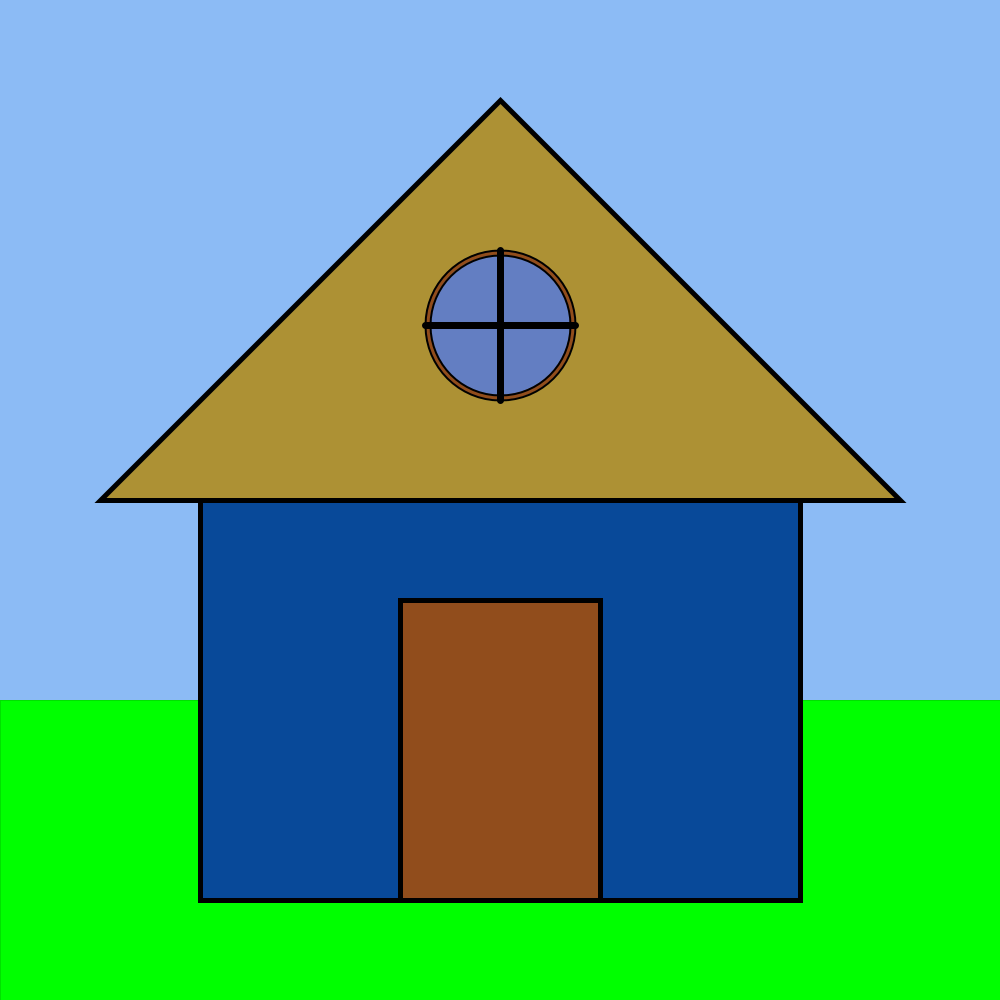
Frame 1 (no input)
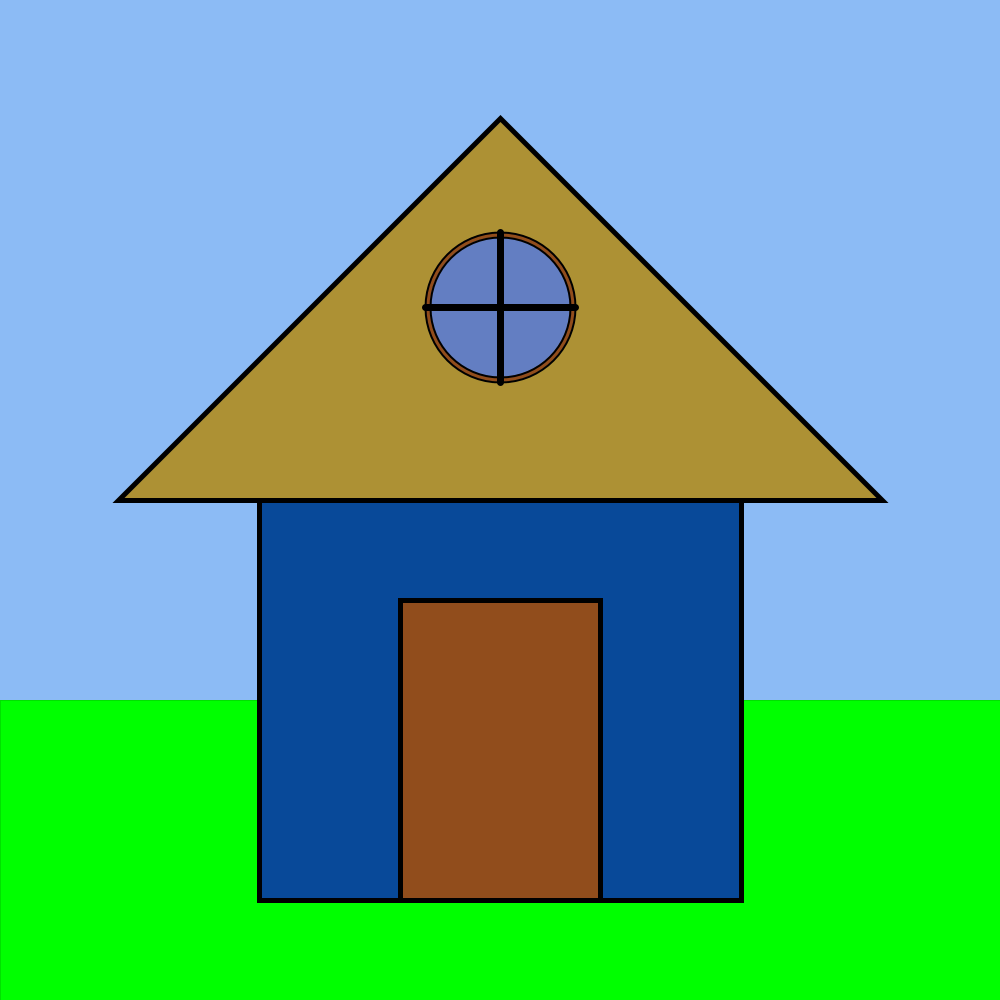
Frame 60 (the mouse pressed at the canvas centre just before this capture)
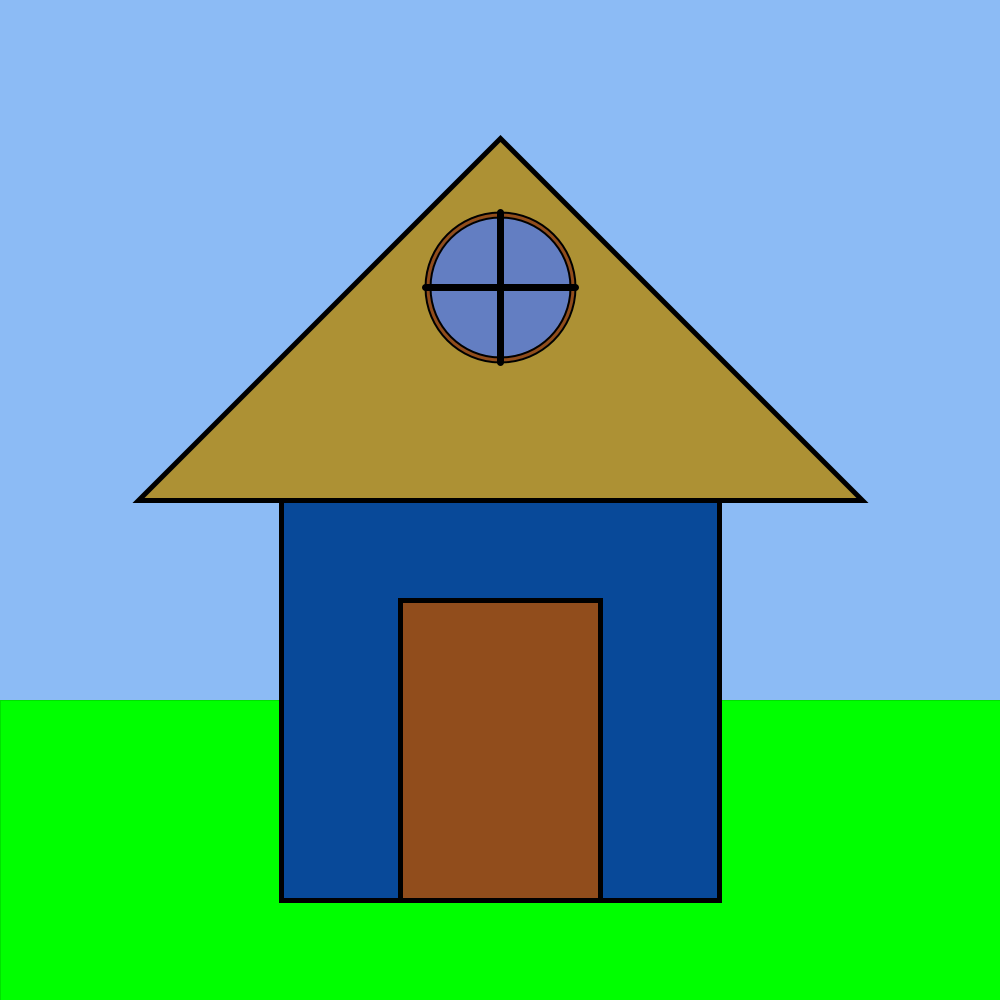
Frame 120 (the mouse held since frame 60 and released just before this capture)

The Processing sketch that drew these frames (run headless with seeded random() and noise(); from frame 60 on, the mouse is pressed at the canvas centre):

// Processing sketch: opgave_3_7
// ── opgave_3_7.pde
int padding_sides = 200;
int padding_sides_roof = 100;
int roof_height = 500;
int roof_point = 100;
int point_x = 0;
int r = 150;
int door_width = 200;
int speed_sides = 1;
int speed_sides_roof = 2;
int speed_roof_point = 2;



void setup() {
  size(1000, 1000);
  point_x = width / 2;
}

void draw() {
  background(140, 187, 245);
  //gras
  fill(0, 255, 0);
  strokeWeight(0);
  rect(0, 700, width, 300);
  
  //huis achtergrond
  fill(8, 73, 153);
  strokeWeight(5);
  rect(padding_sides, roof_height, width - (padding_sides * 2), height - (roof_height + 100));
  
  //dak
  fill(173, 145, 52);
  triangle(padding_sides_roof, roof_height, width - padding_sides_roof, roof_height, point_x, roof_point);
  
  //dakraam
  dakraam(r, point_x, (roof_height - roof_point) - r / 2);
  
  //deur
  deur(point_x - door_width / 2, height - (roof_height - 100), door_width, 300);
  
  
  
  // beweging
  padding_sides += speed_sides;
  padding_sides_roof += speed_sides_roof;
  roof_point += speed_roof_point;
  
  if (padding_sides >= 300 || padding_sides <= 200) {
    speed_sides *= -1;
  }
  
  if (padding_sides_roof >= 150 || padding_sides_roof <= 100) {
    speed_sides_roof *= -1;
  } 
  
  if (roof_point >= 150 || roof_point <= 100) {
    speed_roof_point *= -1;
  }
}

void dakraam(int r, int x, int y) {
  strokeWeight(2);
  fill(145, 77, 28);
  ellipse(x, y, r, r); 
  fill(99, 126, 194);
  ellipse(x, y, r - 10, r - 10);
  strokeWeight(7);
  line(x - r / 2, y, x + r / 2, y);
  line(x, y - r / 2, x, y + r / 2);
}


void deur(int doorX, int doorY, int door_width, int door_height) {
   strokeWeight(5);
   fill(145, 77, 28); 
   rect(doorX, doorY, door_width, door_height );
}
